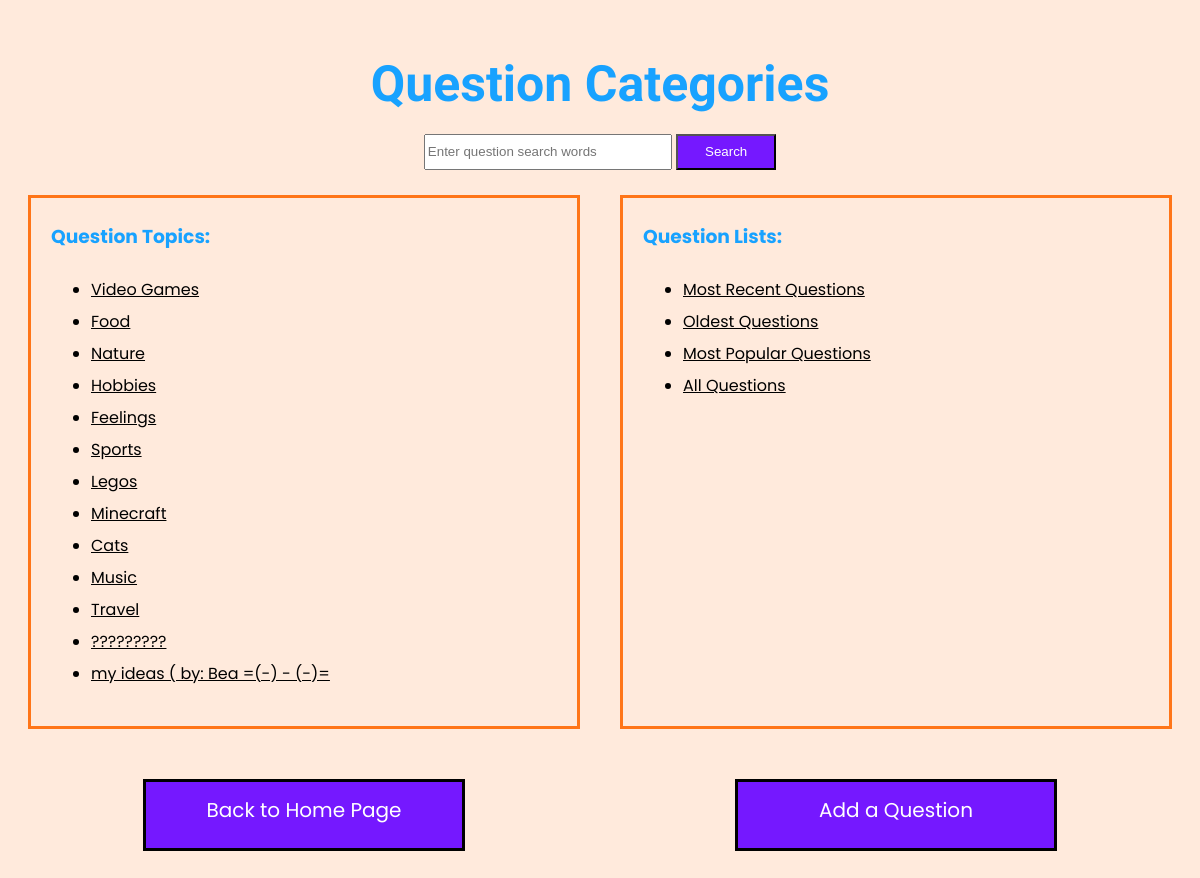
/polls/questions/, run on an earlier commit of the app's database.
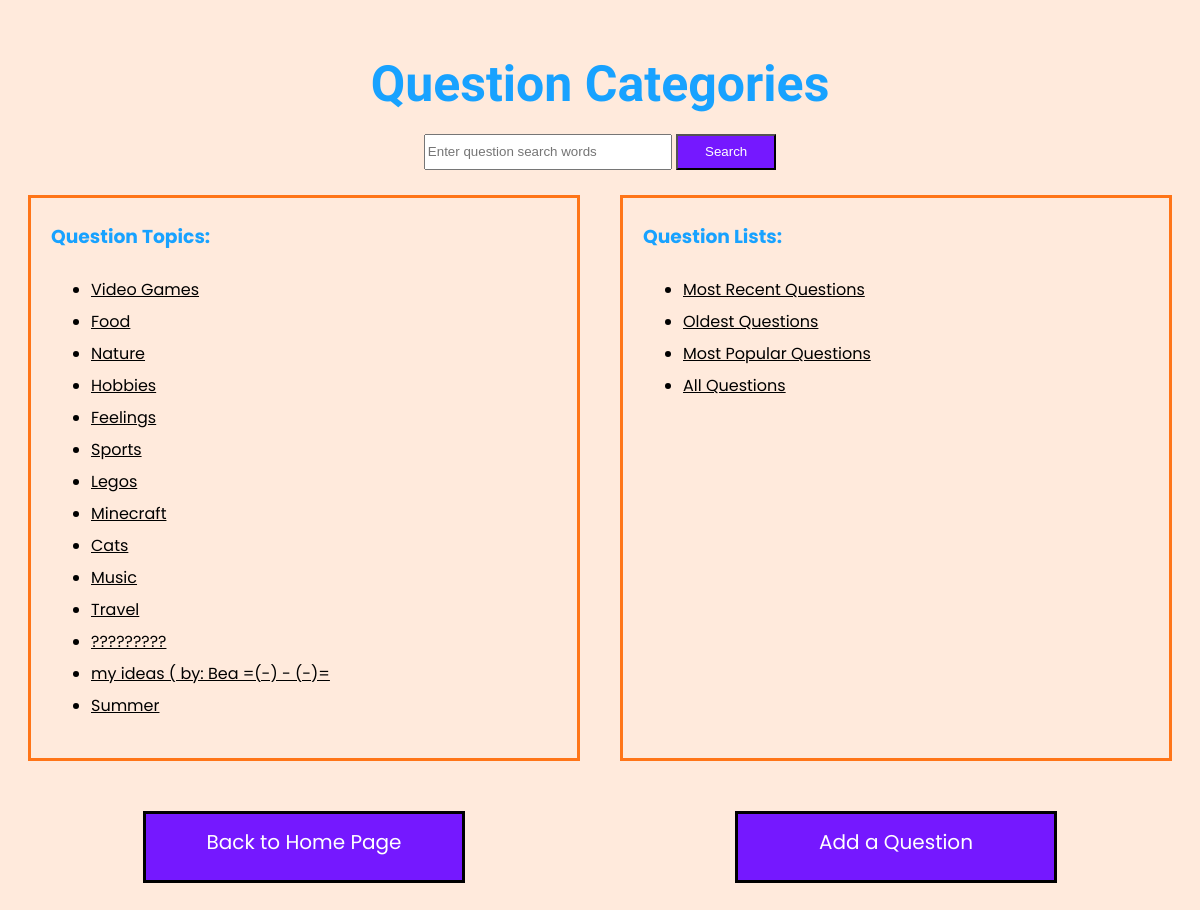
And on a later commit of the database.
### polls/models.py (models this page shows, shortened)
class Topic(models.Model):
    topic_name = models.CharField(max_length=200)
    pub_date = models.DateTimeField("date published")

### polls/views.py (the view)
# urls.py: path("questions/", views.question_view, name="questions"),
def question_view(request):
    topic_list = Topic.objects.all()
    return render(request, "polls/questions.html",
        {
            "topic_list": topic_list
    })

### polls/context_processors.py (called while the page is built)
def get_question_lists():
    questions = Question.objects.annotate(total_votes=Sum('choice__votes'))
    return {
        "latest_questions": ("Most Recent Questions", Question.objects.order_by("-pub_date")[:5]),
        "oldest_questions": ("Oldest Questions", Question.objects.order_by("pub_date")[:5]),
        "popular_questions": ("Most Popular Questions", questions.order_by('-total_votes')[:5]),
        "all_questions": ("All Questions", Question.objects.all()),
    }

def latest_questions(request):
    return {"latest_questions": get_question_lists()["latest_questions"]}

def oldest_questions(request):
    return {"oldest_questions": get_question_lists()["oldest_questions"]}

def popular_questions(request):
    return {"popular_questions": get_question_lists()["popular_questions"]}

def all_questions(request):
    return {"all_questions": get_question_lists()["all_questions"]}

def all_lists(request):
    return {"all_lists": get_question_lists()}

### polls/templates/polls/questions.html (shortened to what this page needs)
<!DOCTYPE html>
<html lang="en">
<head>
    {% load static %}
    <link rel="stylesheet" type="text/css" href="{% static 'polls/styles.css' %}">
</head>
<body>
    <h1 id="categories" style="margin-bottom: 0;">Question Categories</h1>
    <div class="search">
        <form method="GET" action="{% url 'polls:search' %}">
            <input name="q" type="text" placeholder="Enter question search words" value="{{ query }}">
            <button class="search-button" type="submit">Search</button>
        </form>
    </div>
    <div class="container">
        <div class="list">
            <h3>Question Topics:</h3>
            {% if topic_list %}
            <ul>
                {% for topic in topic_list %}
                <li><a href="{% url 'polls:topic' topic.id %}">{{ topic.topic_name }}</a></li>
                {% endfor %}
            </ul>
            {% else %}
            <p>There are no topics to display</p>
            {% endif %}
        </div>
        <div class="list">
            <h3>Question Lists:</h3>
            {% if all_lists %}
            <ul>
                {% for list_slug, list_info in all_lists.items %}
                <li><a href="{% url 'polls:question_list' list_slug %}">{{ list_info.0 }}</a></li>
                {% endfor %}
            </ul>
            {% else %}
            <p>There are no lists of questions to display</p>
            {% endif %}
        </div>
    </div>
    <div class="btns">
        <a href="{% url 'polls:index' %}" class="btn">Back to Home Page</a>
        <a href="{% url 'polls:add_question' %}" class="btn">Add a Question</a>
    </div>
</body>
</html>

What changed in the data, as far as the page shows it:
added Topic: topic_name "Summer"
